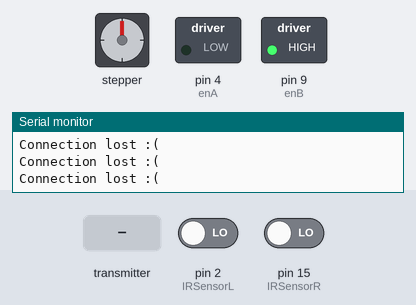
Recording of a sketch running on a simulated Arduino Uno, built with avr-gcc and run on an emulated ATmega328P. Parts: stepper motor, switched loads named in the sketch (green lamp = pin HIGH), the last lines printed to the serial monitor. Wiring (inferred from the names in the program): stepper motor (2048 steps per turn assumed): coils pin 5, pin 6, pin 7, pin 8. The test bench sets the inputs (shaded band); at power-on: pin 2 (IRSensorL) LOW, pin 15 (IRSensorR) LOW. No radio packets arrive unless stated; pins used as bus, display or sensor lines are not drawn.

Above: at 1.2 s.
1.3 s: the transmitter starts sending yaw = 128
At 2.5 s:
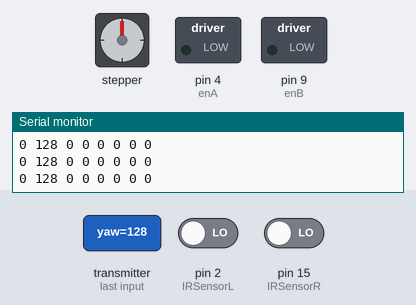
2.8 s: the transmitter starts sending yaw = 0
At 3.6 s:
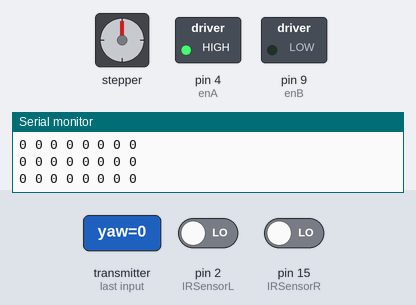
Timing chart, 0 to 5.8 s (numbered marks = the images above; inputs shaded):
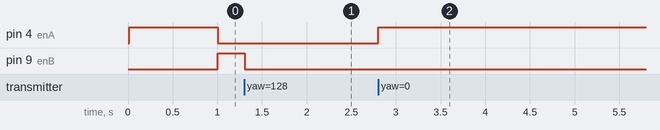

Measured:
- after the input at 1.3 s, pin 9 (enB): HIGH → LOW at once
- after the input at 2.8 s, pin 4 (enA): LOW → HIGH at once

The sketch:

prototype3b.ino
```cpp
/*  Arduino DC Motor Control - PWM | H-Bridge | L298N
         Example 02 - Arduino Robot Car Control
    by Dejan Nedelkovski, www.HowToMechatronics.com
*/

#include <SPI.h>
#include <RF24.h>


// ---------------------------------
RF24 radio(10, 3);   // nRF24L01 (CE, CSN)
const byte address[6] = "00001";
unsigned long lastReceiveTime = 0;
unsigned long currentTime = 0;

struct Data_Package {
    byte pitch;
    byte yaw;
    byte throttle;
    byte roll;
    byte aux1;
    byte aux2;
    byte aux3;
    byte aux4;
};

Data_Package data; //Create a variable with the above structure

// ---------------------------------

// https://lastminuteengineers.com/stepper-motor-l298n-arduino-tutorial/
// https://lastminuteengineers.com/l298n-dc-stepper-driver-arduino-tutorial/

#define enA 4 //D4
#define in1 5 //D5
#define in2 6 //D6
#define in3 7 //D7
#define in4 8 //D8
#define enB 9 //D9

#define IRSensorR 15 // A6 connect ir sensor to arduino pin 2
#define IRSensorL 2 // D2 connect ir sensor to arduino pin D2

int motorSpeedA = 0;
int motorSpeedB = 0;

bool autpilotFlag = false;

// ==========================================
void setup() {

  Serial.begin(115200);

  // IR Sensor
  pinMode (IRSensorR, INPUT); // sensor pin INPUT
  pinMode (IRSensorL, INPUT); // sensor pin INPUT

  // Set all the motor control pins to outputs
  pinMode(enA, OUTPUT);
  pinMode(enB, OUTPUT);
  pinMode(in1, OUTPUT);
  pinMode(in2, OUTPUT);
  pinMode(in3, OUTPUT);
  pinMode(in4, OUTPUT);

  // Turn off motors - Initial state
  digitalWrite(in1, LOW);
  digitalWrite(in2, LOW);
  digitalWrite(in3, LOW);
  digitalWrite(in4, LOW);

  // Start radio
  radio.begin();
  radio.openReadingPipe(0, address);
  //radio.setAutoAck(false);
  radio.setDataRate(RF24_250KBPS);
  radio.setPALevel(RF24_PA_MAX);
  radio.startListening(); //  Set the module as receiver

}
// ==========================================
void loop() {
//  directionControl();
//  delay(1000);
//  speedControl();
//  delay(1000);

  int statusSensorR = digitalRead(IRSensorR);
  int statusSensorL = digitalRead(IRSensorL);


  // Check whether we keep receving data, or we have a connection between the two modules
  currentTime = millis();
  if ( currentTime - lastReceiveTime > 1000 ) { // If current time is more then 1 second since we have recived the last data, that means we have lost connection
    Serial.println("Connection lost :(");
    resetData(); // If connection is lost, reset the data. It prevents unwanted behavior, for example if a drone jas a throttle up, if we lose connection it can keep flying away if we dont reset the function
  }
  // Check whether there is data to be received
  if (radio.available()) {
    radio.read(&data, sizeof(Data_Package)); // Read the whole data and store it into the 'data' structure
    lastReceiveTime = millis(); // At this moment we have received the data

    Serial.print(data.pitch);
    Serial.print(" ");
    Serial.print(data.yaw);
    Serial.print(" ");
    Serial.print(data.throttle);
    Serial.print(" ");
    Serial.print(data.roll);
    Serial.print(" ");
    Serial.print(data.aux1);
    Serial.print(" ");
    Serial.print(data.aux2);
    Serial.print(" ");
    Serial.print(data.aux3);
    Serial.print(" ");
    Serial.print(data.aux4);
    Serial.println();
  }


  if (data.aux1 == 1 && autpilotFlag) {
    autpilotFlag = false;
  } else if (data.aux1 == 1 && !autpilotFlag) {
    autpilotFlag = true;
  }

  if (data.throttle > 127) {
    digitalWrite(in1, HIGH);
    digitalWrite(in2, LOW);
    digitalWrite(in3, HIGH);
    digitalWrite(in4, LOW);

    motorSpeedA = map(data.throttle, 127, 255, 0, 255) - map(data.yaw, 0, 255, -255, 255);
    motorSpeedB = map(data.throttle, 127, 255, 0, 255) + map(data.yaw, 0, 255, -255, 255);

  } else if (data.throttle < 127) {
    digitalWrite(in1, LOW);
    digitalWrite(in2, HIGH);
    digitalWrite(in3, LOW);
    digitalWrite(in4, HIGH);

    motorSpeedA = map(data.yaw, 127, 0, 0, 255) - map(data.yaw, 0, 255, -255, 255);
    motorSpeedB = map(data.yaw, 127, 0, 0, 255) + map(data.yaw, 0, 255, -255, 255);

  } else if (data.yaw != 127) {
    digitalWrite(in1, LOW);
    digitalWrite(in2, HIGH);
    digitalWrite(in3, LOW);
    digitalWrite(in4, HIGH);

    motorSpeedA = 127-map(data.throttle, 0, 255, -255, 255);
    motorSpeedB = 127+map(data.throttle, 0, 255, -255, 255);

  } else if (autpilotFlag) {


    if (statusSensorR == 1 && statusSensorL == 1) {

      digitalWrite(in1, HIGH);
      digitalWrite(in2, LOW);
      digitalWrite(in3, HIGH);
      digitalWrite(in4, LOW);

      motorSpeedA = 255;
      motorSpeedB = 255;
    } else if (statusSensorR == 0 && statusSensorL == 1) {

      digitalWrite(in1, HIGH);
      digitalWrite(in2, LOW);
      digitalWrite(in3, HIGH);
      digitalWrite(in4, LOW);

      motorSpeedA = 100;
      motorSpeedB = 255;

    } else if (statusSensorR == 1 && statusSensorL == 0) {

      digitalWrite(in1, HIGH);
      digitalWrite(in2, LOW);
      digitalWrite(in3, HIGH);
      digitalWrite(in4, LOW);

      motorSpeedA = 255;
      motorSpeedB = 100;
    } else {

      digitalWrite(in1, HIGH);
      digitalWrite(in2, LOW);
      digitalWrite(in3, HIGH);
      digitalWrite(in4, LOW);

      motorSpeedA = 255;
      motorSpeedB = 0;

    }

  } else{
    digitalWrite(in1, LOW);
    digitalWrite(in2, LOW);
    digitalWrite(in3, LOW);
    digitalWrite(in4, LOW);
    motorSpeedA = 0;
    motorSpeedB = 0;
  }


  if (motorSpeedA > 255) motorSpeedA = 255;
  if (motorSpeedA < 0) motorSpeedA = 0;

  if (motorSpeedB > 255) motorSpeedB = 255;
  if (motorSpeedB < 0) motorSpeedB = 0;
//
//
//  Serial.print(motorSpeedA);
//  Serial.print(" ");
//  Serial.println(motorSpeedB) ;

  analogWrite(enA, motorSpeedA);
  analogWrite(enB, motorSpeedB);


}
// ==========================================
void resetData() {
  // Reset the values when there is no radio connection - Set initial default values
  data.pitch = 1500;
  data.yaw = 1500;
  data.throttle = 1000;
  data.roll = 1500;
  data.aux1 = 0;
  data.aux2 = 0;
  data.aux3 = 0;
  data.aux4 = 0;
}
```
